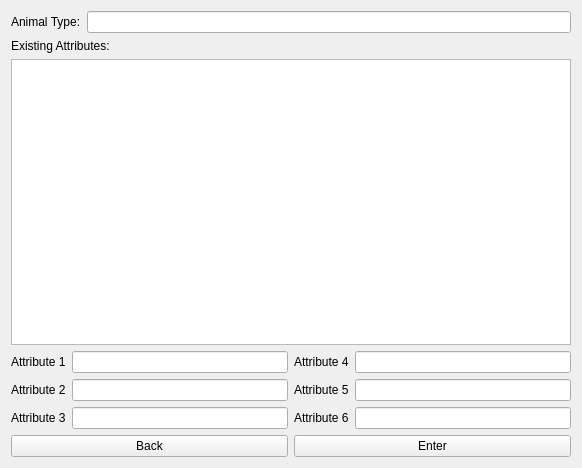
<?xml version="1.0" encoding="UTF-8"?>
<ui version="4.0">
 <class>EnterAnimalScreenNew</class>
 <widget class="QWidget" name="EnterAnimalScreenNew">
  <property name="geometry">
   <rect>
    <x>0</x>
    <y>0</y>
    <width>582</width>
    <height>468</height>
   </rect>
  </property>
  <property name="windowTitle">
   <string>Form</string>
  </property>
  <layout class="QVBoxLayout" name="verticalLayout">
   <item>
    <layout class="QHBoxLayout" name="horizontalLayout_4">
     <item>
      <widget class="QLabel" name="label">
       <property name="text">
        <string>Animal Type:</string>
       </property>
      </widget>
     </item>
     <item>
      <widget class="QLineEdit" name="animalLine"/>
     </item>
    </layout>
   </item>
   <item>
    <widget class="QLabel" name="label_2">
     <property name="text">
      <string>Existing Attributes:</string>
     </property>
    </widget>
   </item>
   <item>
    <widget class="QListWidget" name="listWidget"/>
   </item>
   <item>
    <layout class="QHBoxLayout" name="horizontalLayout">
     <item>
      <widget class="QLabel" name="label_3">
       <property name="text">
        <string>Attribute 1</string>
       </property>
      </widget>
     </item>
     <item>
      <widget class="QLineEdit" name="line1"/>
     </item>
     <item>
      <widget class="QLabel" name="label_4">
       <property name="text">
        <string>Attribute 4</string>
       </property>
      </widget>
     </item>
     <item>
      <widget class="QLineEdit" name="line4"/>
     </item>
    </layout>
   </item>
   <item>
    <layout class="QHBoxLayout" name="horizontalLayout_3">
     <item>
      <widget class="QLabel" name="label_5">
       <property name="text">
        <string>Attribute 2</string>
       </property>
      </widget>
     </item>
     <item>
      <widget class="QLineEdit" name="line2"/>
     </item>
     <item>
      <widget class="QLabel" name="label_7">
       <property name="text">
        <string>Attribute 5</string>
       </property>
      </widget>
     </item>
     <item>
      <widget class="QLineEdit" name="line5"/>
     </item>
    </layout>
   </item>
   <item>
    <layout class="QHBoxLayout" name="horizontalLayout_2">
     <item>
      <widget class="QLabel" name="label_6">
       <property name="text">
        <string>Attribute 3</string>
       </property>
      </widget>
     </item>
     <item>
      <widget class="QLineEdit" name="line3"/>
     </item>
     <item>
      <widget class="QLabel" name="label_8">
       <property name="text">
        <string>Attribute 6</string>
       </property>
      </widget>
     </item>
     <item>
      <widget class="QLineEdit" name="line6"/>
     </item>
    </layout>
   </item>
   <item>
    <layout class="QHBoxLayout" name="horizontalLayout_5">
     <item>
      <widget class="QPushButton" name="backButton">
       <property name="text">
        <string>Back</string>
       </property>
      </widget>
     </item>
     <item>
      <widget class="QPushButton" name="enterButton">
       <property name="text">
        <string>Enter</string>
       </property>
      </widget>
     </item>
    </layout>
   </item>
  </layout>
 </widget>
 <resources/>
 <connections/>
</ui>
